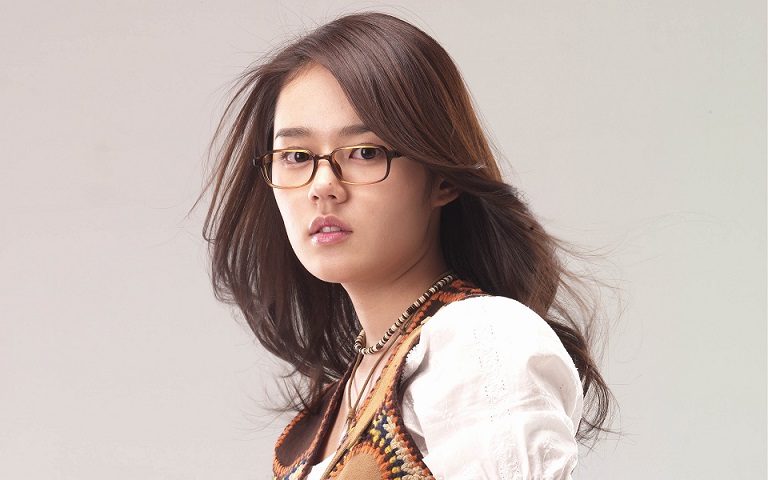
//> input picture doc/1/opencv-001/opencv-001/test.jpg, 768 x 480 px
$ ./main-005   (built with g++ and OpenCV 4)
//> lines starting //> are read from the running program, lines starting //| are printed output that depends on the picture
#include <opencv2/core/core.hpp>
#include <opencv2/imgcodecs.hpp>
#include <opencv2/opencv.hpp>
#include <opencv2/highgui/highgui.hpp>
#include <iostream>

using namespace cv;
using namespace std;
int main(int argc, char** args) {
	Mat image = imread("D:/test.jpg", IMREAD_COLOR);
//> image is the input picture: 480 rows x 768 cols, CV_8UC3; mean B, G, R 175, 180.8, 194.8
	if (image.empty()) {
		cout << "could not find the image resource..." << std::endl;
		return -1;
	}

	Mat grayImg;
	cvtColor(image, grayImg, COLOR_BGR2GRAY);
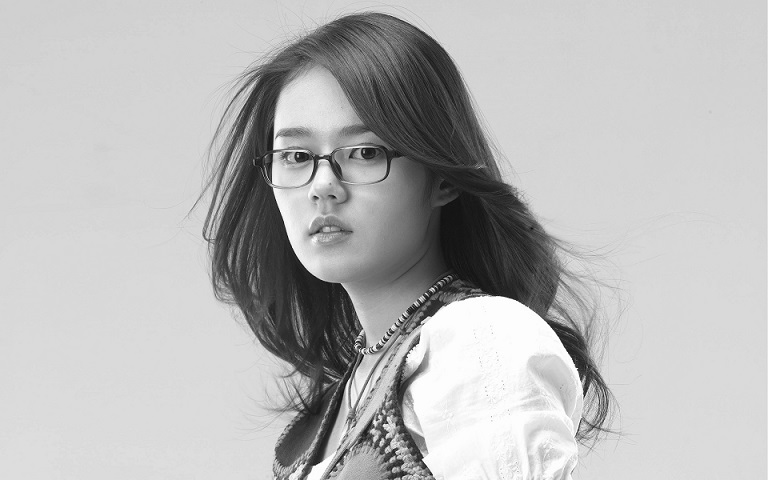
//> grayImg: 480 rows x 768 cols, CV_8UC1; min 5, max 255, mean 184.3
	Mat sobelx;
	Sobel(grayImg, sobelx, CV_32F, 1, 0);
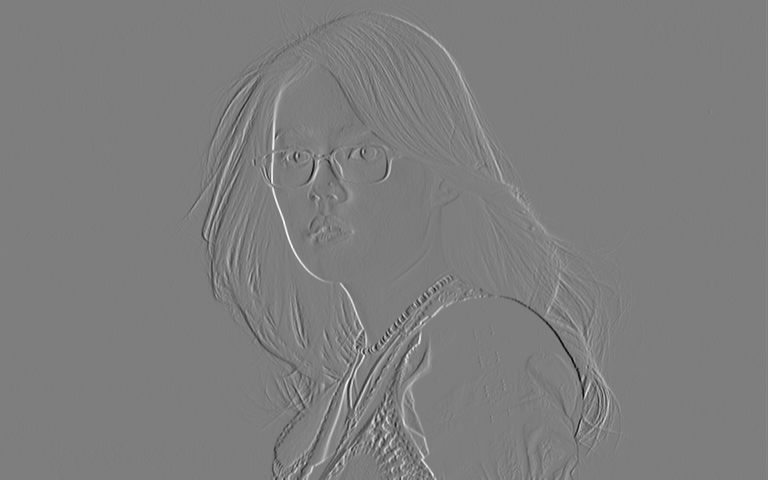
//> sobelx: 480 rows x 768 cols, CV_32FC1; min -890, max 906, mean 0; drawn with min black and max white
	double minVal, maxVal;
	minMaxLoc(sobelx, &minVal, &maxVal); //find minimum and maximum intensities
//> minVal = -890; maxVal = 906
	Mat draw;
	sobelx.convertTo(draw, CV_8U, 255.0 / (maxVal - minVal), -minVal * 255.0 / (maxVal - minVal));
	// [14 lines of commented-out code are left out]
	namedWindow("My Image", CV_WINDOW_AUTOSIZE);
	imshow("My Image", draw);
	waitKey(0);
	return 0;
}
